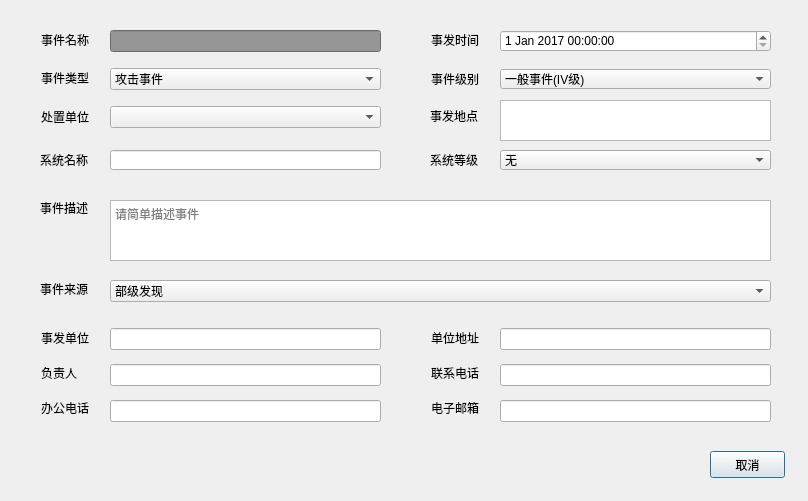
<?xml version="1.0" encoding="UTF-8"?>
<ui version="4.0">
 <class>modifyDialog</class>
 <widget class="QDialog" name="modifyDialog">
  <property name="geometry">
   <rect>
    <x>0</x>
    <y>0</y>
    <width>808</width>
    <height>501</height>
   </rect>
  </property>
  <property name="windowTitle">
   <string>Dialog</string>
  </property>
  <widget class="QLabel" name="label_6">
   <property name="geometry">
    <rect>
     <x>430</x>
     <y>110</y>
     <width>54</width>
     <height>12</height>
    </rect>
   </property>
   <property name="text">
    <string>事发地点</string>
   </property>
  </widget>
  <widget class="QLabel" name="label_7">
   <property name="geometry">
    <rect>
     <x>40</x>
     <y>144</y>
     <width>54</width>
     <height>31</height>
    </rect>
   </property>
   <property name="text">
    <string>系统名称</string>
   </property>
   <property name="textFormat">
    <enum>Qt::AutoText</enum>
   </property>
   <property name="wordWrap">
    <bool>true</bool>
   </property>
  </widget>
  <widget class="QLabel" name="label_8">
   <property name="geometry">
    <rect>
     <x>430</x>
     <y>144</y>
     <width>54</width>
     <height>31</height>
    </rect>
   </property>
   <property name="text">
    <string>系统等级</string>
   </property>
   <property name="textFormat">
    <enum>Qt::AutoText</enum>
   </property>
   <property name="wordWrap">
    <bool>true</bool>
   </property>
  </widget>
  <widget class="QLabel" name="label_9">
   <property name="geometry">
    <rect>
     <x>40</x>
     <y>202</y>
     <width>54</width>
     <height>12</height>
    </rect>
   </property>
   <property name="text">
    <string>事件描述</string>
   </property>
  </widget>
  <widget class="QLabel" name="label_10">
   <property name="geometry">
    <rect>
     <x>40</x>
     <y>283</y>
     <width>54</width>
     <height>12</height>
    </rect>
   </property>
   <property name="text">
    <string>事件来源</string>
   </property>
  </widget>
  <widget class="QLineEdit" name="sysLineEdit">
   <property name="geometry">
    <rect>
     <x>110</x>
     <y>150</y>
     <width>271</width>
     <height>20</height>
    </rect>
   </property>
  </widget>
  <widget class="QTextEdit" name="textEdit">
   <property name="geometry">
    <rect>
     <x>500</x>
     <y>100</y>
     <width>271</width>
     <height>41</height>
    </rect>
   </property>
  </widget>
  <widget class="QTextEdit" name="textEdit_2">
   <property name="geometry">
    <rect>
     <x>110</x>
     <y>200</y>
     <width>661</width>
     <height>61</height>
    </rect>
   </property>
   <property name="placeholderText">
    <string>请简单描述事件</string>
   </property>
  </widget>
  <widget class="QComboBox" name="laiyuanComboBox">
   <property name="geometry">
    <rect>
     <x>110</x>
     <y>280</y>
     <width>661</width>
     <height>22</height>
    </rect>
   </property>
   <item>
    <property name="text">
     <string>部级发现</string>
    </property>
   </item>
   <item>
    <property name="text">
     <string>市局发现</string>
    </property>
   </item>
   <item>
    <property name="text">
     <string>市局直属单位及分县局发现</string>
    </property>
   </item>
   <item>
    <property name="text">
     <string>其他单位发现</string>
    </property>
   </item>
  </widget>
  <widget class="QPushButton" name="pushButton_2">
   <property name="geometry">
    <rect>
     <x>710</x>
     <y>451</y>
     <width>75</width>
     <height>27</height>
    </rect>
   </property>
   <property name="styleSheet">
    <string notr="true"/>
   </property>
   <property name="text">
    <string>取消</string>
   </property>
  </widget>
  <widget class="QLabel" name="label_17">
   <property name="geometry">
    <rect>
     <x>30</x>
     <y>36</y>
     <width>8</width>
     <height>8</height>
    </rect>
   </property>
   <property name="text">
    <string/>
   </property>
   <property name="pixmap">
    <pixmap resource="image.qrc">:/icon/image/asterisk.png</pixmap>
   </property>
   <property name="scaledContents">
    <bool>true</bool>
   </property>
  </widget>
  <widget class="QLabel" name="label_18">
   <property name="geometry">
    <rect>
     <x>30</x>
     <y>74</y>
     <width>8</width>
     <height>8</height>
    </rect>
   </property>
   <property name="text">
    <string/>
   </property>
   <property name="pixmap">
    <pixmap resource="image.qrc">:/icon/image/asterisk.png</pixmap>
   </property>
   <property name="scaledContents">
    <bool>true</bool>
   </property>
  </widget>
  <widget class="QLabel" name="label_19">
   <property name="geometry">
    <rect>
     <x>30</x>
     <y>114</y>
     <width>8</width>
     <height>8</height>
    </rect>
   </property>
   <property name="text">
    <string/>
   </property>
   <property name="pixmap">
    <pixmap resource="image.qrc">:/icon/image/asterisk.png</pixmap>
   </property>
   <property name="scaledContents">
    <bool>true</bool>
   </property>
  </widget>
  <widget class="QLabel" name="label_20">
   <property name="geometry">
    <rect>
     <x>30</x>
     <y>334</y>
     <width>8</width>
     <height>8</height>
    </rect>
   </property>
   <property name="text">
    <string/>
   </property>
   <property name="pixmap">
    <pixmap resource="image.qrc">:/icon/image/asterisk.png</pixmap>
   </property>
   <property name="scaledContents">
    <bool>true</bool>
   </property>
  </widget>
  <widget class="QWidget" name="layoutWidget">
   <property name="geometry">
    <rect>
     <x>110</x>
     <y>20</y>
     <width>271</width>
     <height>121</height>
    </rect>
   </property>
   <layout class="QVBoxLayout" name="verticalLayout">
    <item>
     <widget class="QLineEdit" name="nameLineEdit">
      <property name="styleSheet">
       <string notr="true">background-color: rgb(150, 150, 150);</string>
      </property>
      <property name="readOnly">
       <bool>true</bool>
      </property>
     </widget>
    </item>
    <item>
     <widget class="QComboBox" name="leixingComboBox">
      <item>
       <property name="text">
        <string>攻击事件</string>
       </property>
      </item>
      <item>
       <property name="text">
        <string>设备设施故障</string>
       </property>
      </item>
      <item>
       <property name="text">
        <string>灾害性事件</string>
       </property>
      </item>
      <item>
       <property name="text">
        <string>其他</string>
       </property>
      </item>
     </widget>
    </item>
    <item>
     <widget class="QComboBox" name="danweiComboBox">
      <property name="editable">
       <bool>false</bool>
      </property>
     </widget>
    </item>
   </layout>
  </widget>
  <widget class="QWidget" name="layoutWidget">
   <property name="geometry">
    <rect>
     <x>110</x>
     <y>320</y>
     <width>271</width>
     <height>111</height>
    </rect>
   </property>
   <layout class="QVBoxLayout" name="verticalLayout_6">
    <item>
     <widget class="QLineEdit" name="employLineEdit"/>
    </item>
    <item>
     <widget class="QLineEdit" name="personLineEdit"/>
    </item>
    <item>
     <widget class="QLineEdit" name="phoneLineEdit"/>
    </item>
   </layout>
  </widget>
  <widget class="QWidget" name="layoutWidget">
   <property name="geometry">
    <rect>
     <x>500</x>
     <y>320</y>
     <width>271</width>
     <height>111</height>
    </rect>
   </property>
   <layout class="QVBoxLayout" name="verticalLayout_8">
    <item>
     <widget class="QLineEdit" name="areaLineEdit"/>
    </item>
    <item>
     <widget class="QLineEdit" name="phoneLineEdit_2"/>
    </item>
    <item>
     <widget class="QLineEdit" name="emailLineEdit"/>
    </item>
   </layout>
  </widget>
  <widget class="QLabel" name="buttonLabel">
   <property name="geometry">
    <rect>
     <x>610</x>
     <y>450</y>
     <width>75</width>
     <height>30</height>
    </rect>
   </property>
   <property name="text">
    <string/>
   </property>
  </widget>
  <widget class="QDateTimeEdit" name="dateTimeEdit">
   <property name="geometry">
    <rect>
     <x>500</x>
     <y>30</y>
     <width>271</width>
     <height>22</height>
    </rect>
   </property>
   <property name="dateTime">
    <datetime>
     <hour>0</hour>
     <minute>0</minute>
     <second>0</second>
     <year>2017</year>
     <month>1</month>
     <day>1</day>
    </datetime>
   </property>
  </widget>
  <widget class="QComboBox" name="jibieComboBox">
   <property name="geometry">
    <rect>
     <x>500</x>
     <y>69</y>
     <width>271</width>
     <height>20</height>
    </rect>
   </property>
   <item>
    <property name="text">
     <string>一般事件(IV级)</string>
    </property>
   </item>
   <item>
    <property name="text">
     <string>较大事件(III级)</string>
    </property>
   </item>
   <item>
    <property name="text">
     <string>重大事件(II级)</string>
    </property>
   </item>
   <item>
    <property name="text">
     <string>特大事件(I级)</string>
    </property>
   </item>
  </widget>
  <widget class="QLabel" name="label_2">
   <property name="geometry">
    <rect>
     <x>41</x>
     <y>70</y>
     <width>48</width>
     <height>16</height>
    </rect>
   </property>
   <property name="text">
    <string>事件类型</string>
   </property>
  </widget>
  <widget class="QLabel" name="label">
   <property name="geometry">
    <rect>
     <x>41</x>
     <y>32</y>
     <width>48</width>
     <height>16</height>
    </rect>
   </property>
   <property name="text">
    <string>事件名称</string>
   </property>
  </widget>
  <widget class="QLabel" name="label_3">
   <property name="geometry">
    <rect>
     <x>41</x>
     <y>109</y>
     <width>48</width>
     <height>16</height>
    </rect>
   </property>
   <property name="text">
    <string>处置单位</string>
   </property>
  </widget>
  <widget class="QLabel" name="label_4">
   <property name="geometry">
    <rect>
     <x>431</x>
     <y>32</y>
     <width>48</width>
     <height>16</height>
    </rect>
   </property>
   <property name="text">
    <string>事发时间</string>
   </property>
  </widget>
  <widget class="QLabel" name="label_5">
   <property name="geometry">
    <rect>
     <x>431</x>
     <y>71</y>
     <width>48</width>
     <height>16</height>
    </rect>
   </property>
   <property name="text">
    <string>事件级别</string>
   </property>
  </widget>
  <widget class="QLabel" name="label_11">
   <property name="geometry">
    <rect>
     <x>41</x>
     <y>330</y>
     <width>48</width>
     <height>16</height>
    </rect>
   </property>
   <property name="text">
    <string>事发单位</string>
   </property>
  </widget>
  <widget class="QLabel" name="label_13">
   <property name="geometry">
    <rect>
     <x>41</x>
     <y>365</y>
     <width>36</width>
     <height>16</height>
    </rect>
   </property>
   <property name="text">
    <string>负责人</string>
   </property>
  </widget>
  <widget class="QLabel" name="label_15">
   <property name="geometry">
    <rect>
     <x>41</x>
     <y>400</y>
     <width>48</width>
     <height>16</height>
    </rect>
   </property>
   <property name="text">
    <string>办公电话</string>
   </property>
  </widget>
  <widget class="QLabel" name="label_12">
   <property name="geometry">
    <rect>
     <x>431</x>
     <y>330</y>
     <width>48</width>
     <height>16</height>
    </rect>
   </property>
   <property name="text">
    <string>单位地址</string>
   </property>
  </widget>
  <widget class="QLabel" name="label_16">
   <property name="geometry">
    <rect>
     <x>431</x>
     <y>400</y>
     <width>48</width>
     <height>16</height>
    </rect>
   </property>
   <property name="text">
    <string>电子邮箱</string>
   </property>
  </widget>
  <widget class="QLabel" name="label_14">
   <property name="geometry">
    <rect>
     <x>431</x>
     <y>365</y>
     <width>48</width>
     <height>16</height>
    </rect>
   </property>
   <property name="text">
    <string>联系电话</string>
   </property>
  </widget>
  <widget class="QComboBox" name="levelComboBox">
   <property name="geometry">
    <rect>
     <x>500</x>
     <y>150</y>
     <width>271</width>
     <height>20</height>
    </rect>
   </property>
   <item>
    <property name="text">
     <string>无</string>
    </property>
   </item>
   <item>
    <property name="text">
     <string>一级</string>
    </property>
   </item>
   <item>
    <property name="text">
     <string>二级</string>
    </property>
   </item>
   <item>
    <property name="text">
     <string>三级</string>
    </property>
   </item>
   <item>
    <property name="text">
     <string>四级</string>
    </property>
   </item>
   <item>
    <property name="text">
     <string>五级</string>
    </property>
   </item>
  </widget>
  <zorder>label_2</zorder>
  <zorder>label</zorder>
  <zorder>label_3</zorder>
  <zorder>label_4</zorder>
  <zorder>label_5</zorder>
  <zorder>label_11</zorder>
  <zorder>label_13</zorder>
  <zorder>label_15</zorder>
  <zorder>label_12</zorder>
  <zorder>label_16</zorder>
  <zorder>label_14</zorder>
  <zorder>jibieComboBox</zorder>
  <zorder>layoutWidget</zorder>
  <zorder>layoutWidget</zorder>
  <zorder>layoutWidget</zorder>
  <zorder>label_6</zorder>
  <zorder>label_7</zorder>
  <zorder>label_8</zorder>
  <zorder>label_9</zorder>
  <zorder>label_10</zorder>
  <zorder>sysLineEdit</zorder>
  <zorder>textEdit</zorder>
  <zorder>textEdit_2</zorder>
  <zorder>laiyuanComboBox</zorder>
  <zorder>pushButton_2</zorder>
  <zorder>label_17</zorder>
  <zorder>label_18</zorder>
  <zorder>label_19</zorder>
  <zorder>label_20</zorder>
  <zorder>buttonLabel</zorder>
  <zorder>dateTimeEdit</zorder>
  <zorder>levelComboBox</zorder>
 </widget>
 <resources>
  <include location="image.qrc"/>
 </resources>
 <connections>
  <connection>
   <sender>pushButton_2</sender>
   <signal>clicked()</signal>
   <receiver>modifyDialog</receiver>
   <slot>close()</slot>
   <hints>
    <hint type="sourcelabel">
     <x>746</x>
     <y>458</y>
    </hint>
    <hint type="destinationlabel">
     <x>783</x>
     <y>421</y>
    </hint>
   </hints>
  </connection>
 </connections>
</ui>
